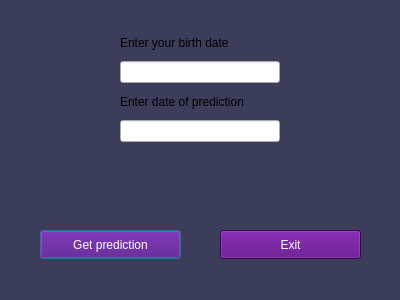
<?xml version="1.0" encoding="UTF-8"?>
<ui version="4.0">
 <class>Dialog</class>
 <widget class="QDialog" name="Dialog">
  <property name="geometry">
   <rect>
    <x>0</x>
    <y>0</y>
    <width>400</width>
    <height>300</height>
   </rect>
  </property>
  <property name="windowTitle">
   <string>Zodiac</string>
  </property>
  <property name="windowIcon">
   <iconset resource="resources.qrc">
    <normaloff>:/img/zodiac_icon.png</normaloff>:/img/zodiac_icon.png</iconset>
  </property>
  <property name="styleSheet">
   <string notr="true">QDialog {
	background-color: rgb(59, 61, 91);
}</string>
  </property>
  <widget class="QPushButton" name="prediction_button">
   <property name="geometry">
    <rect>
     <x>40</x>
     <y>230</y>
     <width>141</width>
     <height>29</height>
    </rect>
   </property>
   <property name="styleSheet">
    <string notr="true">QPushButton {
	color: white;
	background-color: rgb(85, 0, 127);
}

QPushButton:hover {
	background-color: darkviolet;
} 

QPushButton:pressed {
	background-color: indigo;
}</string>
   </property>
   <property name="text">
    <string>Get prediction</string>
   </property>
  </widget>
  <widget class="QPushButton" name="exit_button">
   <property name="geometry">
    <rect>
     <x>220</x>
     <y>230</y>
     <width>141</width>
     <height>29</height>
    </rect>
   </property>
   <property name="styleSheet">
    <string notr="true">QPushButton {
	color: white;
	background-color: rgb(85, 0, 127);
}

QPushButton:hover {
	background-color: darkviolet;
} 

QPushButton:pressed {
	background-color: indigo;
}</string>
   </property>
   <property name="text">
    <string>Exit</string>
   </property>
  </widget>
  <widget class="QWidget" name="">
   <property name="geometry">
    <rect>
     <x>120</x>
     <y>30</y>
     <width>160</width>
     <height>173</height>
    </rect>
   </property>
   <layout class="QVBoxLayout" name="verticalLayout">
    <item>
     <widget class="QLabel" name="label">
      <property name="text">
       <string>Enter your birth date</string>
      </property>
     </widget>
    </item>
    <item>
     <widget class="QLineEdit" name="user_birth_date"/>
    </item>
    <item>
     <widget class="QLabel" name="label_2">
      <property name="text">
       <string>Enter date of prediction</string>
      </property>
     </widget>
    </item>
    <item>
     <widget class="QLineEdit" name="current_date"/>
    </item>
    <item>
     <widget class="QLabel" name="error_label">
      <property name="text">
       <string/>
      </property>
     </widget>
    </item>
    <item>
     <widget class="QLabel" name="label_3">
      <property name="text">
       <string/>
      </property>
     </widget>
    </item>
   </layout>
  </widget>
 </widget>
 <resources>
  <include location="resources.qrc"/>
 </resources>
 <connections/>
</ui>
